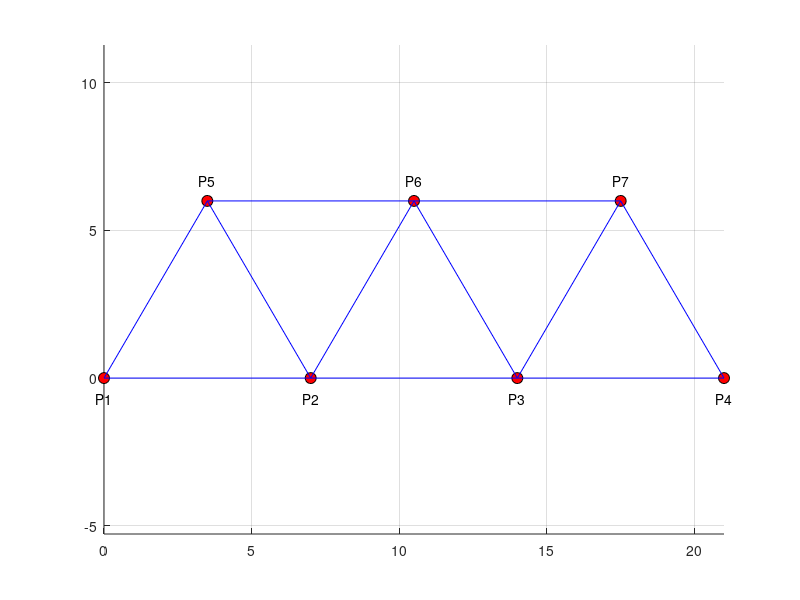

This chart was generated by the following MATLAB code:
%% Plot bridge
figure
hold on
axis equal
grid on
disp("test")
x = [0 7 14 21 3.5 10.5 17.5];
y = [0 0 0 0 6 6 6];
% Plot nodes
plot(x, y, 'ko', 'MarkerFaceColor', 'r', 'MarkerSize', 8)

% Add node labels
for i = 1:4
    text(x(i), y(i)-0.7, ['P' num2str(i)], 'HorizontalAlignment', 'center');
end

% Add node labels
for i = 5:length(x)
    text(x(i), y(i)+0.7, ['P' num2str(i)], 'HorizontalAlignment', 'center');
end

% Connect P1 with P2 and P5
plot([x(1), x(2)], [y(1), y(2)], 'b-')
plot([x(1), x(5)], [y(1), y(5)], 'b-')

% Connect P2 with P5 and P6 P3
plot([x(2), x(3)], [y(2), y(3)], 'b-')
plot([x(2), x(5)], [y(2), y(5)], 'b-')
plot([x(2), x(6)], [y(2), y(6)], 'b-')

% Connect P3 with P6 and P7 and P4
plot([x(3), x(4)], [y(3), y(4)], 'b-')
plot([x(3), x(6)], [y(3), y(6)], 'b-')
plot([x(3), x(7)], [y(3), y(7)], 'b-')

plot([x(4), x(7)], [y(4), y(7)], 'b-')
plot([x(5), x(6)], [y(5), y(6)], 'b-')
plot([x(6), x(7)], [y(6), y(7)], 'b-')